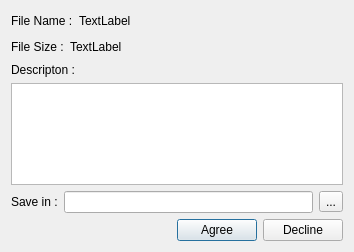
<ui version="4.0" >
 <class>incomingFileDialog</class>
 <widget class="QDialog" name="incomingFileDialog" >
  <property name="geometry" >
   <rect>
    <x>0</x>
    <y>0</y>
    <width>354</width>
    <height>252</height>
   </rect>
  </property>
  <property name="sizePolicy" >
   <sizepolicy vsizetype="Minimum" hsizetype="Minimum" >
    <horstretch>0</horstretch>
    <verstretch>0</verstretch>
   </sizepolicy>
  </property>
  <property name="minimumSize" >
   <size>
    <width>0</width>
    <height>139</height>
   </size>
  </property>
  <property name="windowTitle" >
   <string>File Transfer Incoming</string>
  </property>
  <layout class="QVBoxLayout" >
   <item>
    <layout class="QHBoxLayout" >
     <item>
      <widget class="QLabel" name="label" >
       <property name="text" >
        <string>File Name :</string>
       </property>
      </widget>
     </item>
     <item>
      <widget class="QLabel" name="fileNameLabel" >
       <property name="text" >
        <string>TextLabel</string>
       </property>
      </widget>
     </item>
     <item>
      <spacer>
       <property name="orientation" >
        <enum>Qt::Horizontal</enum>
       </property>
       <property name="sizeHint" >
        <size>
         <width>40</width>
         <height>20</height>
        </size>
       </property>
      </spacer>
     </item>
    </layout>
   </item>
   <item>
    <layout class="QHBoxLayout" >
     <item>
      <widget class="QLabel" name="label_2" >
       <property name="text" >
        <string>File Size :</string>
       </property>
      </widget>
     </item>
     <item>
      <widget class="QLabel" name="fileSizeLabel" >
       <property name="text" >
        <string>TextLabel</string>
       </property>
      </widget>
     </item>
     <item>
      <spacer>
       <property name="orientation" >
        <enum>Qt::Horizontal</enum>
       </property>
       <property name="sizeHint" >
        <size>
         <width>40</width>
         <height>20</height>
        </size>
       </property>
      </spacer>
     </item>
    </layout>
   </item>
   <item>
    <layout class="QVBoxLayout" >
     <item>
      <widget class="QLabel" name="label_3" >
       <property name="text" >
        <string>Descripton :</string>
       </property>
      </widget>
     </item>
     <item>
      <widget class="QTextEdit" name="descriptionText" >
       <property name="frameShape" >
        <enum>QFrame::StyledPanel</enum>
       </property>
       <property name="frameShadow" >
        <enum>QFrame::Plain</enum>
       </property>
       <property name="undoRedoEnabled" >
        <bool>false</bool>
       </property>
       <property name="readOnly" >
        <bool>true</bool>
       </property>
       <property name="textInteractionFlags" >
        <set>Qt::NoTextInteraction</set>
       </property>
      </widget>
     </item>
    </layout>
   </item>
   <item>
    <layout class="QHBoxLayout" >
     <item>
      <widget class="QLabel" name="label_4" >
       <property name="text" >
        <string>Save in :</string>
       </property>
      </widget>
     </item>
     <item>
      <widget class="QLineEdit" name="saveFileNameEdit" >
       <property name="sizePolicy" >
        <sizepolicy vsizetype="Fixed" hsizetype="Expanding" >
         <horstretch>0</horstretch>
         <verstretch>0</verstretch>
        </sizepolicy>
       </property>
      </widget>
     </item>
     <item>
      <widget class="QToolButton" name="choseLocationBtn" >
       <property name="text" >
        <string>...</string>
       </property>
      </widget>
     </item>
    </layout>
   </item>
   <item>
    <layout class="QHBoxLayout" >
     <item>
      <spacer>
       <property name="orientation" >
        <enum>Qt::Horizontal</enum>
       </property>
       <property name="sizeHint" >
        <size>
         <width>40</width>
         <height>20</height>
        </size>
       </property>
      </spacer>
     </item>
     <item>
      <widget class="QPushButton" name="agreeBtn" >
       <property name="text" >
        <string>Agree</string>
       </property>
      </widget>
     </item>
     <item>
      <widget class="QPushButton" name="declineBtn" >
       <property name="text" >
        <string>Decline</string>
       </property>
      </widget>
     </item>
    </layout>
   </item>
  </layout>
 </widget>
 <resources/>
 <connections/>
</ui>
